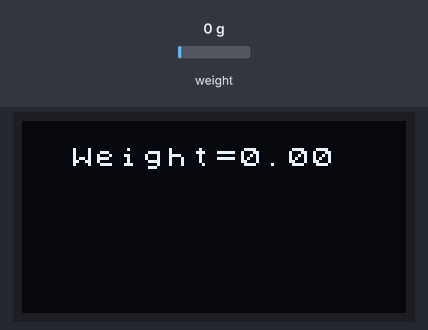
Bench run of a sketch on a simulated Arduino Uno, built with avr-gcc and run on an emulated ATmega328P. Shown: 128×64 one-colour display. The inputs (shaded band) are chosen by the test bench; at power-on: weight on the scale 0 g. What the sketch prints to the serial monitor is not drawn.

Above: at 3.6 s.
3.7 s: weight on the scale set to 100 g
At 6.7 s:
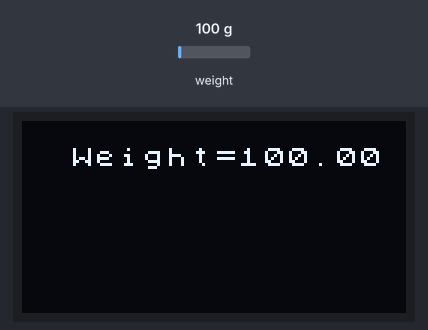
7.0 s: weight on the scale set to 1250 g
At 9.4 s:
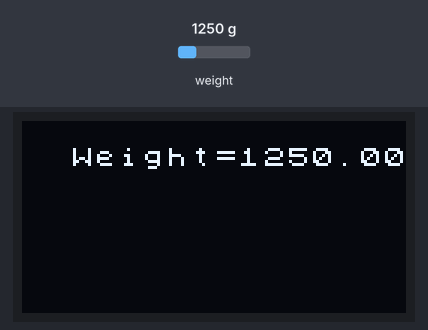
14.2 s: weight on the scale set to 2500 g
At 16.2 s:
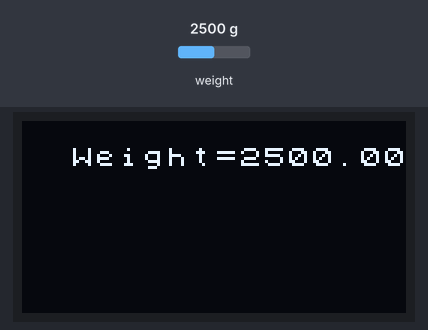
Timing chart, 0 to 17.7 s (numbered marks = the images above; inputs shaded):
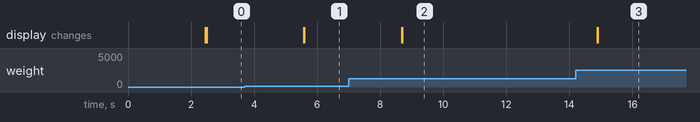

The sketch:

full_code.ino
```cpp
#include <Arduino.h>
#include <U8x8lib.h>
#include <SoftwareSerial.h>
#include <Servo.h>
#include <HX711_ADC.h>
#ifdef U8X8_HAVE_HW_SPI
#include <SPI.h>
#endif
#include <ArduinoJson.h>

#define DEBUG true

//Define variable for connection
//HX711 pins (weight):
const int HX711_dout = 4; //mcu > HX711 dout pin
const int HX711_sck = 5; //mcu > HX711 sck pin

//HX711 constructor (weight):
HX711_ADC LoadCell(HX711_dout, HX711_sck);
const int calVal_eepromAdress = 0;
unsigned long t = 0;
bool bol= 1;

// OLED display
U8X8_SSD1306_128X64_NONAME_SW_I2C u8x8(/* clock=*/ SCL, /* data=*/ SDA, /* reset=*/ U8X8_PIN_NONE);   // OLEDs without Reset of the Display

// servo motor
Servo myservo;

// ESP TX => Uno Pin 2
// ESP RX => Uno Pin 3
SoftwareSerial wifi(2, 3);

// **************
String sendDataToWiFiBoard(String command, const int timeout, boolean debug);
String prepareDataForWiFi(float weight);
void setup();
void loop();
// **************

/**
 * Build and return a JSON document from the sensor data
 * @param weight
 * @return
 */
String prepareDataForWiFi(float weight)
{
  StaticJsonDocument<200> doc;

  doc["weight"]    = String(weight);
  char jsonBuffer[512];
  serializeJson(doc, jsonBuffer);

  return jsonBuffer;
}

/**
 * Send data through Serial to ESP8266 module
 * @param command
 * @param timeout
 * @param debug
 * @return
 */
String sendDataToWiFiBoard(String command, const int timeout, boolean debug)
{
  String response = "";

  wifi.print(command); // send the read character to the esp8266

  long int time = millis();

  while((time+timeout) > millis()) {
    while(wifi.available()) {
      // The esp has data so display its output to the serial window
      char c = wifi.read(); // read the next character.
      response+=c;
    }
  }

  if (debug) {
    Serial.print(response);
  }

  return response;
}

// void setup
void setup() {
  wifi.begin(9600);
  // Weight measurement
  Serial.begin(9600); delay(10);
  Serial.println();
  Serial.println("Starting...");

  LoadCell.begin();
  //LoadCell.setReverseOutput(); //uncomment to turn a negative output value to positive
  float calibrationValue; // calibration value (see example file "Calibration.ino")
  calibrationValue = 418.54; // uncomment this if you want to set the calibration value in the sketch
  // #if defined(ESP8266)|| defined(ESP32)
  //EEPROM.begin(512); // uncomment this if you use ESP8266/ESP32 and want to fetch the calibration value from eeprom
  // #endif
  //EEPROM.get(calVal_eepromAdress, calibrationValue); // uncomment this if you want to fetch the calibration value from eeprom

  unsigned long stabilizingtime = 2000; // preciscion right after power-up can be improved by adding a few seconds of stabilizing time
  boolean _tare = true; //set this to false if you don't want tare to be performed in the next step
  LoadCell.start(stabilizingtime, _tare);
  if (LoadCell.getTareTimeoutFlag()) {
    Serial.println("Timeout, check MCU>HX711 wiring and pin designations");
    while (1);
  }
  else {
    LoadCell.setCalFactor(calibrationValue); // set calibration value (float)
    Serial.println("Startup is complete");
  }

  //for OLED display
  u8x8.begin();
  u8x8.setPowerSave(0);

  // //for motor, opening valve
  // pinMode(8,OUTPUT);

  // //server motor
  // myservo.attach(6,500,2400);

}

void loop() {

  if (DEBUG == true) {
    Serial.print("buffer: ");
    if (wifi.available()) {
      String espBuf;
      long int time = millis();

      while((time+1000) > millis()) {
        while (wifi.available()) {
          // The esp has data so display its output to the serial window
          char c = wifi.read(); // read the next character.
          espBuf += c;
        }
      }
      Serial.print(espBuf);
    }
    Serial.println(" endbuffer");
  }

  // read weight data
  static boolean newDataReady = 0;
  const int serialPrintInterval = 0; //increase value to slow down serial print activity
  char buf[6];
  // check for new data/start next conversion:
  if (LoadCell.update()) newDataReady = true;

  // get smoothed value from the dataset:
  if (newDataReady) {
    float weight = LoadCell.getData();
    // Serial.print("Load_cell output val: ");
    // Serial.println(weight);

    // print weight on OLED
    u8x8.setCursor(2,1);
    u8x8.setFont(u8x8_font_chroma48medium8_r);
    u8x8.print("Weight=");
    u8x8.print(weight);
    u8x8.print("   ");

    // sending data to esp8266 module
    String preparedData = prepareDataForWiFi(weight);
    if (DEBUG == true) {
      Serial.println(preparedData);
    }
    sendDataToWiFiBoard(preparedData, 1000, DEBUG);
    delay(2000);
  }
}

  // //for motor spreading
  // digitalWrite(8,1);
  // delay(1000);
  // digitalWrite(8,0);

  // //server motor
  // myservo.write(0);
  // Serial.println("Servo 0:");
  // delay(2000);
  // myservo.write(180);
  // Serial.println("Servo 180:");
  // delay(2000);
```

Measured:
- after the input at 3.7 s, the display: first changes after 1.9 s (image 1 shows a later state)
- after the input at 7.0 s, the display: first changes after 1.7 s (image 2 shows a later state)
- after the input at 14.2 s, the display: first changes after 0.69 s (image 3 shows a later state)
